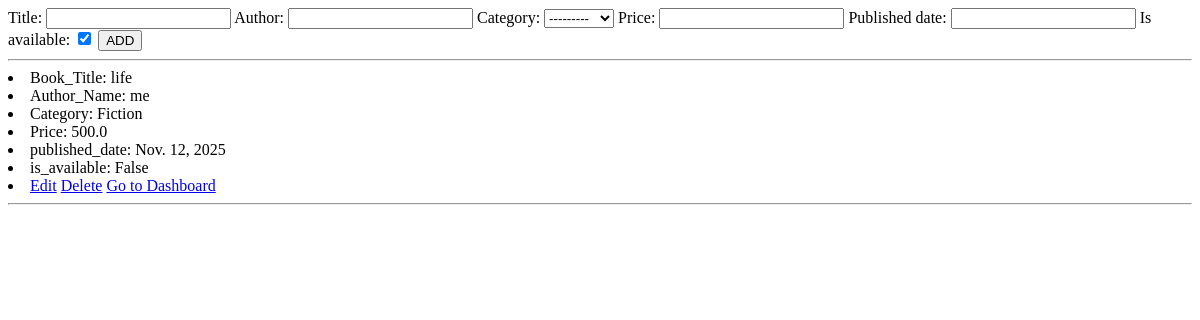
/bookstore/book/, run on an earlier commit of the app's database.
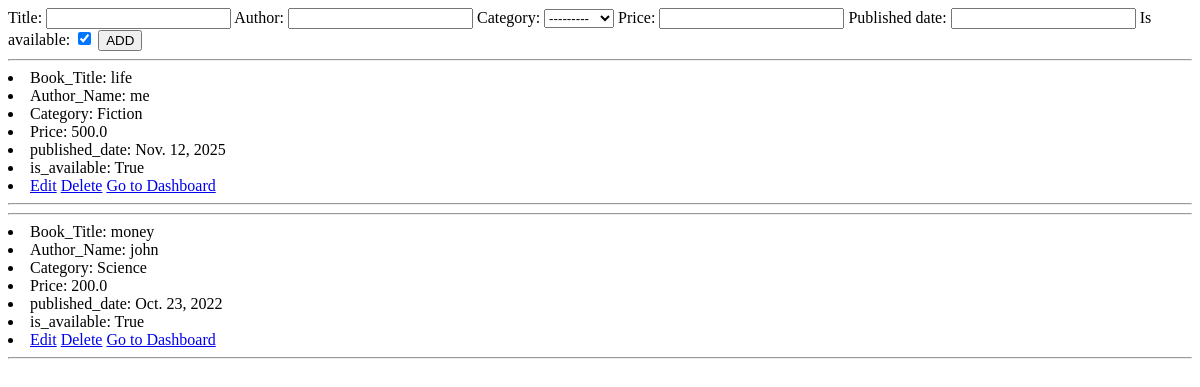
And on a later commit of the database.
### bookapp/models.py (models this page shows, shortened)
class Book(models.Model):
    title = models.CharField()
    author = models.CharField()
    category = models.CharField(choices=[("Fiction","Fiction"),("Science","Science"),("History","History")])
    price = models.FloatField()
    published_date = models.DateField()
    is_available = models.BooleanField(default=True)

### bookapp/views.py (the view)
# urls.py: path('book/',book_data,name="bok_create"),
def book_data(request):
    form = BookForm()
    data = Book.objects.all()
    if request.method =="POST":
        form = BookForm(request.POST)
        if form.is_valid():
            form.save()
        else:
            return HttpResponse("Error")
    return render(request,"book.html",{"data":data,"form":form})

### bookapp/forms.py
class BookForm(forms.ModelForm):
    class Meta:
        model = Book
        fields = "__all__"

### bookapp/templates/book.html (shortened to what this page needs)
<!DOCTYPE html>
<html lang="en">
<head>
</head>
<body>
    <form action="" method="post">
        {{form.as_table}}
        <button>ADD</button>
    </form>
        {% for i in data %}
    <hr>
    <li> Book_Title: {{i.title}} </li>
    <li> Author_Name: {{i.author}} </li>
    <li> Category: {{i.category}} </li>
    <li> Price: {{i.price}} </li>
    <li> published_date: {{i.published_date}} </li>
    <li> is_available: {{i.is_available}} </li>
    <li> <a href="{% url 'bok_edit' i.id %}">Edit</a> <a href="{% url 'bok_del' i.id %}">Delete</a> <a href="{% url 'dashboard' %}">Go to Dashboard</a> </li>
    <hr>
    {% endfor %}
</body>
</html>

What changed in the data, as far as the page shows it:
changed Book "life": is_available "False" → "True"
added Book: title "money", author "john", category "Science", price "200.0", published_date "Oct. 23, 2022", is_available "True"
